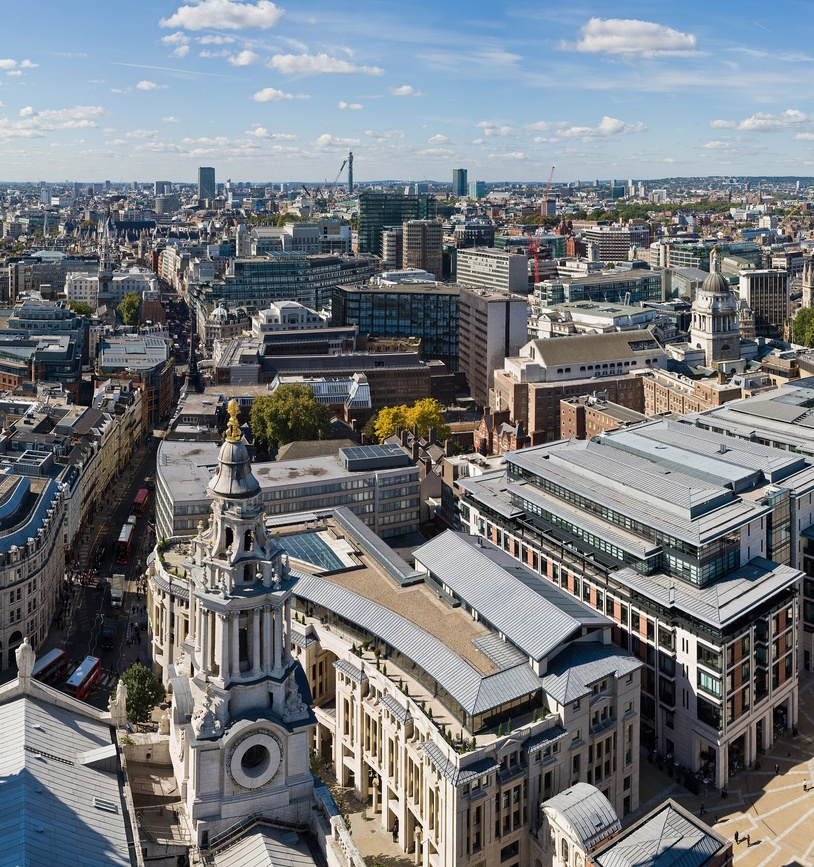
#> input picture images/section_00.jpg, 814 x 867 px, shrunk from 2727 x 2904 before the run
$ python generate_test_data.py -i images/section_00.jpg
#> lines starting #> are read from the running program, lines starting #| are printed output that depends on the picture
#!/usr/bin/env python3
# -*- coding: utf-8 -*-

import cv2
import numpy as np
from pathlib import Path
import json
import argparse

def calculate_section_parameters(img_width, num_sections, overlap_percent):
    """Calculate section parameters ensuring proper coverage with consistent overlaps."""
    # Minimum width for reliable feature detection
    min_section_width = 100

    # Calculate the total effective width needed
    # For n sections with overlap p%, we need:
    # W = w + (n-1)(w - p*w) where W is image width, w is section width
    # Solving for w:
    # w = W / (1 + (n-1)(1-p))
    overlap_factor = overlap_percent / 100.0
    section_width = int(img_width / (1 + (num_sections - 1) * (1 - overlap_factor)))

    # Calculate overlap width
    overlap_width = int(section_width * overlap_factor)

    # Calculate step size (distance between section starts)
    step_size = section_width - overlap_width

    # Verify minimum width requirement
    if section_width < min_section_width:
        raise ValueError(
            f"Section width too small ({section_width}px < {min_section_width}px). "
            f"Reduce number of sections or overlap percentage."
        )

    # Verify coverage
    total_coverage = step_size * (num_sections - 1) + section_width
    if total_coverage < img_width:
        # Adjust section width to ensure complete coverage
        additional_width_needed = img_width - total_coverage
        section_width += additional_width_needed
        overlap_width = int(section_width * overlap_factor)
        step_size = section_width - overlap_width

    return section_width, overlap_width, step_size

def validate_parameters(img_width, num_sections, overlap_percent):
    """Validate input parameters for reasonableness."""
    # Check overlap percentage
    if not 0 <= overlap_percent <= 80:
        raise ValueError("Overlap percentage must be between 0 and 80")

    if num_sections < 2:
        raise ValueError("Number of sections must be at least 2")

    # Calculate section parameters
    return calculate_section_parameters(img_width, num_sections, overlap_percent)

def split_panorama(image_path, num_sections=10, overlap_percent=40):
    """Split a panorama into overlapping sections."""
#> called with image_path = 'images/section_00.jpg', num_sections = 10, overlap_percent = 40
    # Read the original image
    img = cv2.imread(str(image_path))
#> img is the input picture: shape (867, 814, 3); mean B, G, R 126.5, 122.2, 117.6
    if img is None:
        raise ValueError(f"Could not read image: {image_path}")

    # Get image dimensions
    height, width = img.shape[:2]
#> height = 867; width = 814

    # Validate parameters and get section dimensions
    try:
        section_width, overlap_width, step_size = validate_parameters(
            width, num_sections, overlap_percent
        )
#> section_width = 127; overlap_width = 50; step_size = 77
    except ValueError as e:
        print(f"Error: {e}")
        return 0

    # Create images directory if it doesn't exist
    output_dir = Path("images")
    try:
        output_dir.mkdir(exist_ok=True)
    except Exception as e:
        print(f"Error creating output directory: {e}")
        return 0

    # Generate sections and metadata
    metadata = {
        "parameters": {
            "original_image": str(image_path),
            "width": width,
            "height": height,
            "num_sections": num_sections,
            "overlap_percent": overlap_percent,
            "section_width": section_width,
            "overlap_width": overlap_width,
            "step_size": step_size
        },
        "images": []
    }

    for i in range(num_sections):
        # Calculate section boundaries
        start_x = i * step_size
        end_x = min(start_x + section_width, width)

        # For the last section, ensure we capture until the end of the image
        if i == num_sections - 1:
            start_x = width - section_width

        # Extract section
        section = img[:, start_x:end_x]

        # Save section
        output_path = output_dir / f"section_{i:02d}.jpg"
        try:
            cv2.imwrite(str(output_path), section)
        except Exception as e:
            print(f"Error saving section {i}: {e}")
            continue

        # Add metadata
        metadata["images"].append({
            "filename": output_path.name,
            "position": [start_x, 0],  # Using x-offset as position
            "dimensions": {
                "width": end_x - start_x,
                "height": height
            },
            "overlap": {
                "left": i > 0,  # Has overlap on left side if not first image
                "right": i < num_sections - 1,  # Has overlap on right side if not last image
                "left_pixels": overlap_width if i > 0 else 0,
                "right_pixels": overlap_width if i < num_sections - 1 else 0
            }
        })
#> this loop made 10 passes
#> pass 1, in split_panorama, `section = img[:, start_x:end_x]`:
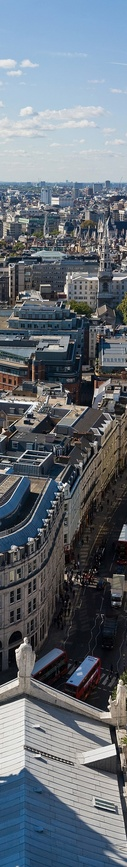
#> section: shape (867, 127, 3); mean B, G, R 118.3, 109.4, 101.1
#> pass 2, in split_panorama, `section = img[:, start_x:end_x]`:
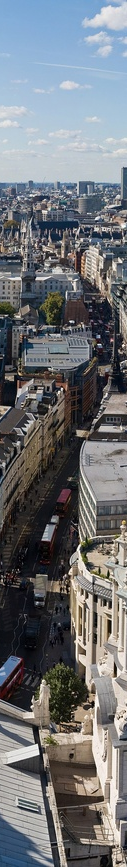
#> section: shape (867, 127, 3); mean B, G, R 118.5, 114.5, 111.5
#> pass 3, in split_panorama, `section = img[:, start_x:end_x]`:
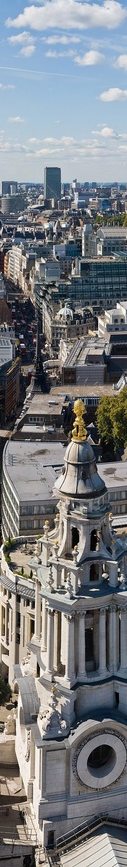
#> section: shape (867, 127, 3); mean B, G, R 128.6, 124.7, 121.4

    # Save metadata
    try:
        with open(output_dir / "metadata.json", "w") as f:
            json.dump(metadata, f, indent=2)
    except Exception as e:
        print(f"Error saving metadata: {e}")
        return 0

    return len(metadata["images"])

def main():
    parser = argparse.ArgumentParser(description="Split a panorama into overlapping sections")
    parser.add_argument("--input", "-i", default="original.jpg",
                      help="Input panorama image path")
    parser.add_argument("--sections", "-s", type=int, default=10,
                      help="Number of sections to split into")
    parser.add_argument("--overlap", "-o", type=int, default=40,
                      help="Overlap percentage between sections (0-80)")

    args = parser.parse_args()

    print(f"Generating {args.sections} sections with {args.overlap}% overlap...")
    try:
        num_generated = split_panorama(args.input, args.sections, args.overlap)
#> num_generated = 10
        if num_generated > 0:
            print(f"Successfully generated {num_generated} image sections in the 'images' directory")
#| Successfully generated 10 image sections in the 'images' directory
        else:
            print("Failed to generate image sections")
    except Exception as e:
        print(f"Error: {e}")

if __name__ == "__main__":
    main()

$ run again, on images/section_02.jpg
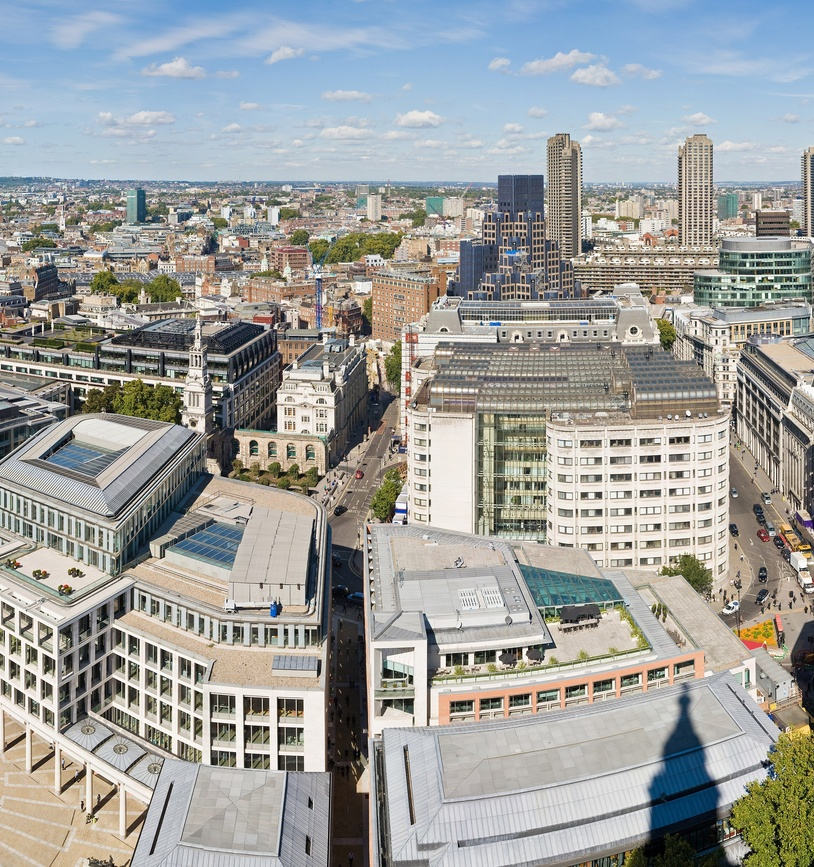
#> input picture images/section_02.jpg, 814 x 867 px, shrunk from 2727 x 2904 before the run
#> in split_panorama, img is the input picture: shape (867, 814, 3); mean B, G, R 157.1, 159.1, 157
#> the loop in split_panorama, `for i in range(num_sections):` made 10 passes
#> pass 1, in split_panorama, `section = img[:, start_x:end_x]`:
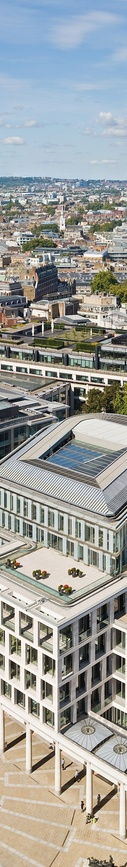
#> section: shape (867, 127, 3); mean B, G, R 155.9, 158.7, 156.7
#> pass 3, in split_panorama, `section = img[:, start_x:end_x]`:
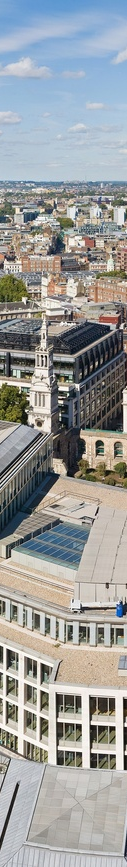
#> section: shape (867, 127, 3); mean B, G, R 156.3, 156.5, 154.1
#| Successfully generated 10 image sections in the 'images' directory

$ run again, on images/section_06.jpg
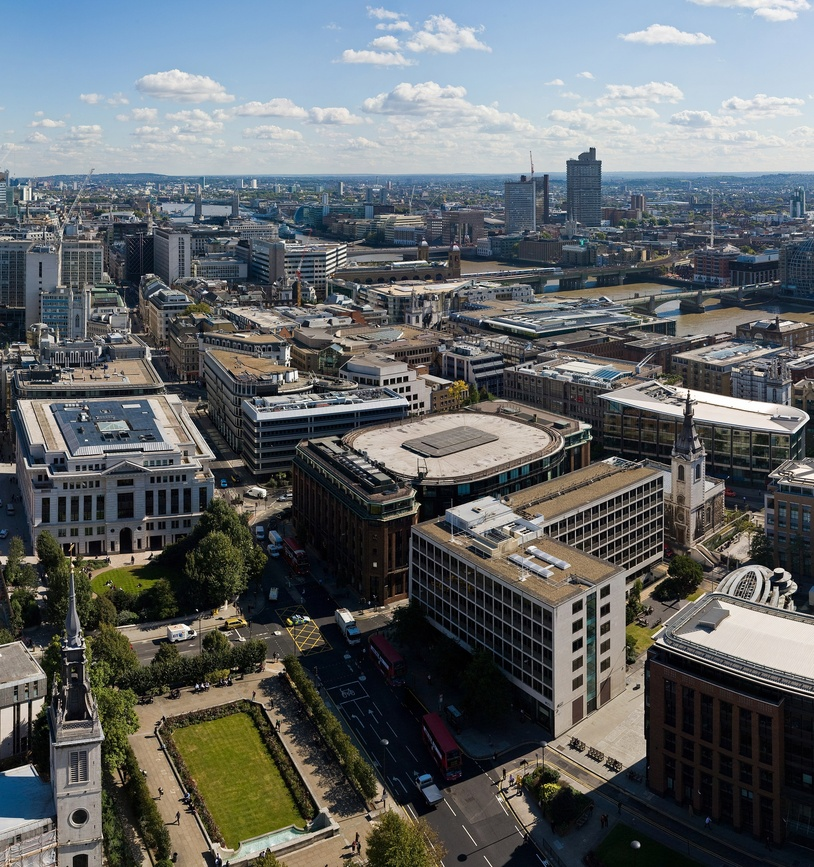
#> input picture images/section_06.jpg, 814 x 867 px, shrunk from 2727 x 2904 before the run
#> in split_panorama, img is the input picture: shape (867, 814, 3); mean B, G, R 103.2, 101.6, 97.3
#> the loop in split_panorama, `for i in range(num_sections):` made 10 passes
#> pass 1, in split_panorama, `section = img[:, start_x:end_x]`:
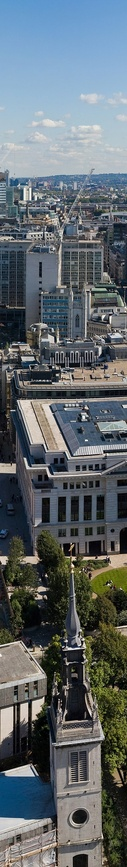
#> section: shape (867, 127, 3); mean B, G, R 108.2, 103.9, 95.3
#> pass 3, in split_panorama, `section = img[:, start_x:end_x]`:
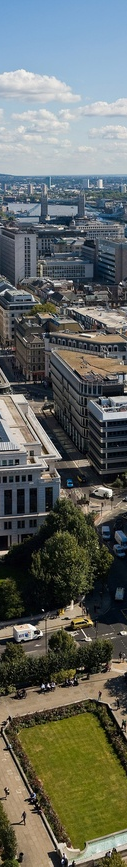
#> section: shape (867, 127, 3); mean B, G, R 97.7, 103.5, 99.2
#| Successfully generated 10 image sections in the 'images' directory

$ run again, on images/section_07.jpg
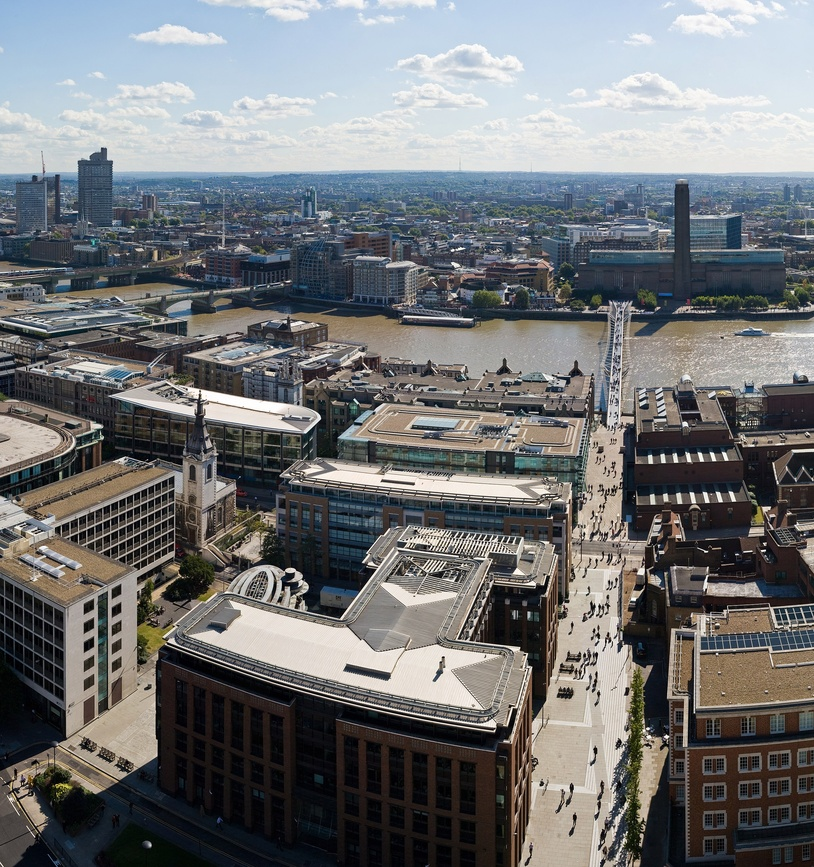
#> input picture images/section_07.jpg, 814 x 867 px, shrunk from 2727 x 2904 before the run
#> in split_panorama, img is the input picture: shape (867, 814, 3); mean B, G, R 117, 115.5, 113.9
#> the loop in split_panorama, `for i in range(num_sections):` made 10 passes
#> pass 1, in split_panorama, `section = img[:, start_x:end_x]`:
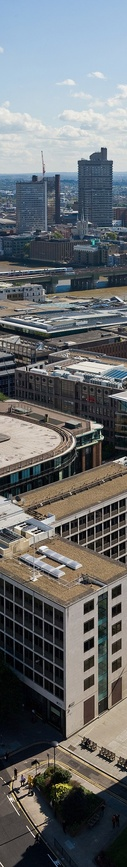
#> section: shape (867, 127, 3); mean B, G, R 110.4, 108.6, 105.5
#> pass 3, in split_panorama, `section = img[:, start_x:end_x]`:
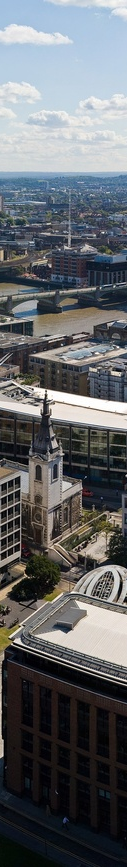
#> section: shape (867, 127, 3); mean B, G, R 105.3, 102, 99.1
#| Successfully generated 10 image sections in the 'images' directory
